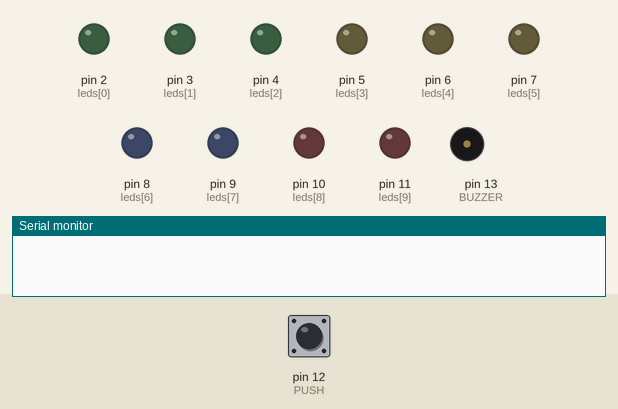
Simulated run of this program. Board: Arduino Uno, built with avr-gcc and run on an emulated ATmega328P. Shown: output pins drawn as LEDs (lit = HIGH), buzzer (waves = sounding), the last lines printed to the serial monitor. Inputs (shaded band) come from the test bench; at power-on: pin 12 (PUSH) HIGH.

Above: at 1.2 s.
1.3 s: pin 12 (PUSH) pulled LOW for 1 s
At 3.5 s:
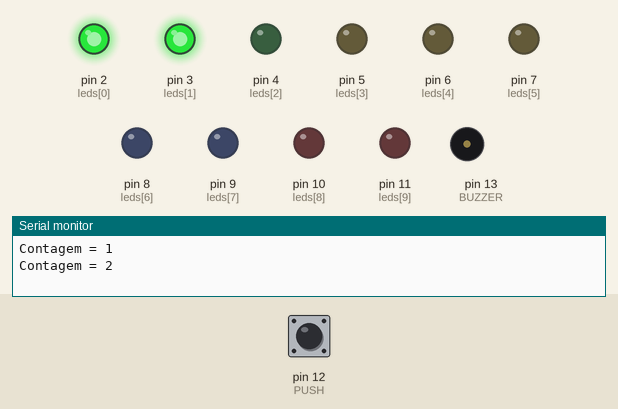
4.3 s: pin 12 (PUSH) pulled LOW for 0.15 s
At 5.4 s:
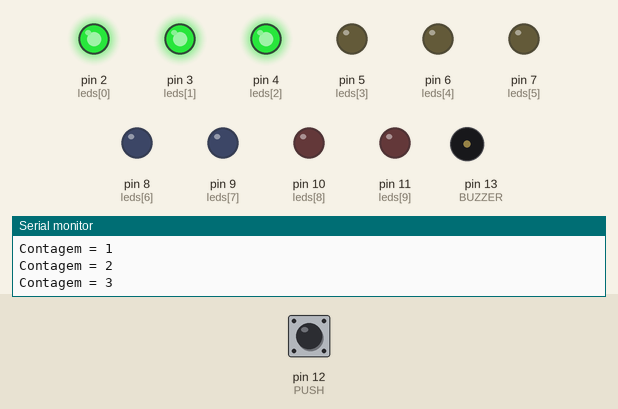
7.3 s: pin 12 (PUSH) pulled LOW for 0.15 s
At 8.5 s:
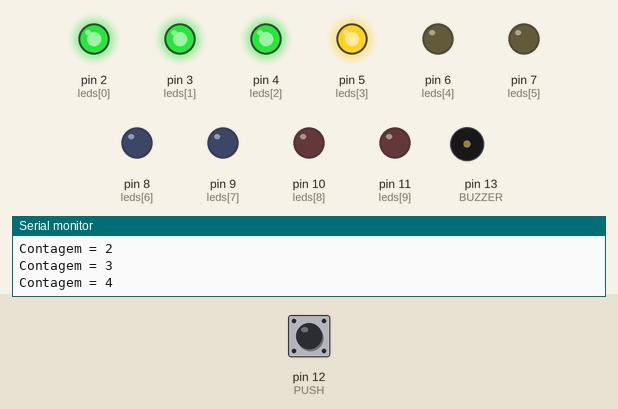
10.3 s: pin 12 (PUSH) pulled LOW for 3.2 s
At 14.3 s:
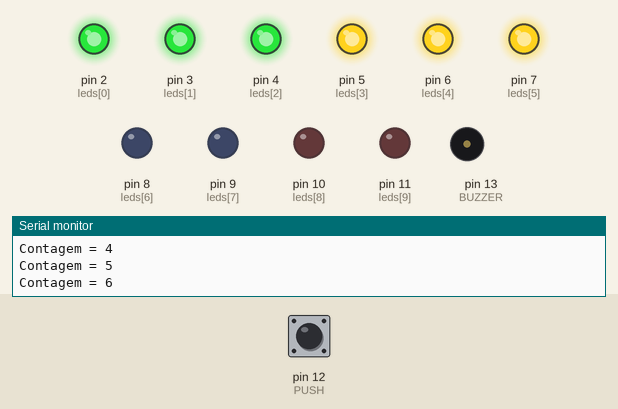
15.0 s: pin 12 (PUSH) pulled LOW for 0.15 s
At 17.7 s:
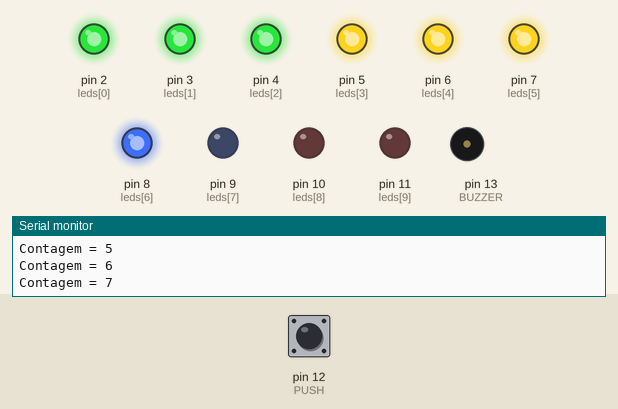
18.0 s: pin 12 (PUSH) pulled LOW for 1 s
At 21.0 s:
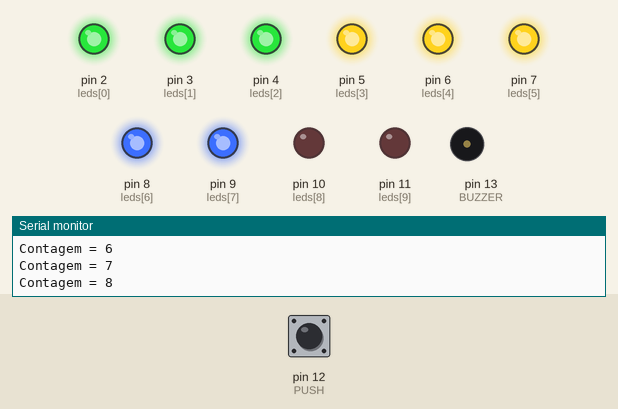
Timing chart, 0 to 22.0 s (numbered marks = the images above; inputs shaded):
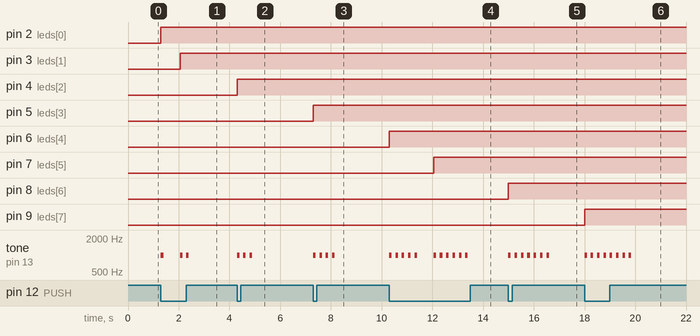

The program:

main.cpp
```cpp
#include <Arduino.h>

//Vetor de leds (pinos para cada Led)
const int leds[] = {2, 3, 4, 5, 6, 7, 8, 9, 10, 11};
const int QTD_LEDS = 10; // Qnt de leds no circuito

const int PUSH = 12; //Pino do Push Button
const int BUZZER = 13; // Pino do Buzzer

int contador = 0; // Variavel para Guardar QNT de toques

void setup() {

  Serial.begin(9600); //Configura porta serial velocidade 9600

  // Configura pinos dos Leds com o vetor em modo de saida
  // PinMode(2, OUTPUT); PinMode(3, OUTPUT)... ate QTD de portas
  for (int i = 0; i < QTD_LEDS; i++){
    pinMode(leds[i], OUTPUT);
  }

  //Configura o Botao Solto = HIGH | Pressionado = LOW
  // Utiliza a resistencia interna do arduino
  pinMode(PUSH, INPUT_PULLUP);

  //Configura o Pino do Buzzer
  pinMode(BUZZER, OUTPUT);

}

void loop() {

  // Verificar se o botao foi pressionado
  if (digitalRead(PUSH) == LOW){

    // Verificar se chegamos a 10,
    //caso sim o proximo toque reinicia
    if(contador >= 10){
      contador = 0;


      //Atingiu 10 apaga todos os Leds
      for(int i = 0; i < QTD_LEDS; i++){
        digitalWrite(leds[i], LOW);
      }

      Serial.println("Contagem = 0");

    }

    // Caso nao tenha chegado a 10 contador soma 1.
    else {

      contador++;
      Serial.print("Contagem = ");
      Serial.println(contador);

      //Acender com a contagem
      for(int i = 0; i < QTD_LEDS; i++){
        if (i < contador){
          digitalWrite(leds[i], HIGH);
        }else{
          digitalWrite(leds[i], LOW);
        }
      }
    }

    //Tocar Buzze qnt de toque no contador
    // contador em 3 => 3 bips
    for (int i = 0; i < contador; i++){
      tone(BUZZER, 1000);
      delay(100);
      noTone(BUZZER);
      delay(150);
    }


    delay(500);// delay na leitura do botao
    // Evitamos varias leituras

  }//Fechamento do if do Botao
}
```

Measured:
- after the input at 1.3 s, pin 2 (leds[0]): LOW → HIGH at once; pin 3 (leds[1]): LOW → HIGH after 0.75 s; tone on pin 13 (BUZZER): goes 1000 Hz 0.10 s, silent 0.65 s, 1000 Hz 0.10 s, silent 0.15 s, 1000 Hz 0.10 s, then silent, starting at once
- after the input at 4.3 s, pin 4 (leds[2]): LOW → HIGH at once; tone on pin 13 (BUZZER): alternates 1000 Hz for 0.10 s and silent for 0.15 s, 6 changes in all, then stays silent, starting at once
- after the input at 7.3 s, pin 5 (leds[3]): LOW → HIGH at once; tone on pin 13 (BUZZER): alternates 1000 Hz for 0.10 s and silent for 0.15 s, 8 changes in all, then stays silent, starting at once
- after the input at 10.3 s, pin 6 (leds[4]): LOW → HIGH at once; pin 7 (leds[5]): LOW → HIGH after 1.8 s; tone on pin 13 (BUZZER): goes 4 × (1000 Hz 0.10 s, silent 0.15 s), 1000 Hz 0.10 s, silent 0.65 s, 5 × (1000 Hz 0.10 s, silent 0.15 s), 1000 Hz 0.10 s, then silent, starting at once
- after the input at 15.0 s, pin 8 (leds[6]): LOW → HIGH at once; tone on pin 13 (BUZZER): alternates 1000 Hz for 0.10 s and silent for 0.15 s, 14 changes in all, then stays silent, starting at once
- after the input at 18.0 s, pin 9 (leds[7]): LOW → HIGH at once; tone on pin 13 (BUZZER): alternates 1000 Hz for 0.10 s and silent for 0.15 s, 16 changes in all, then stays silent, starting at once
